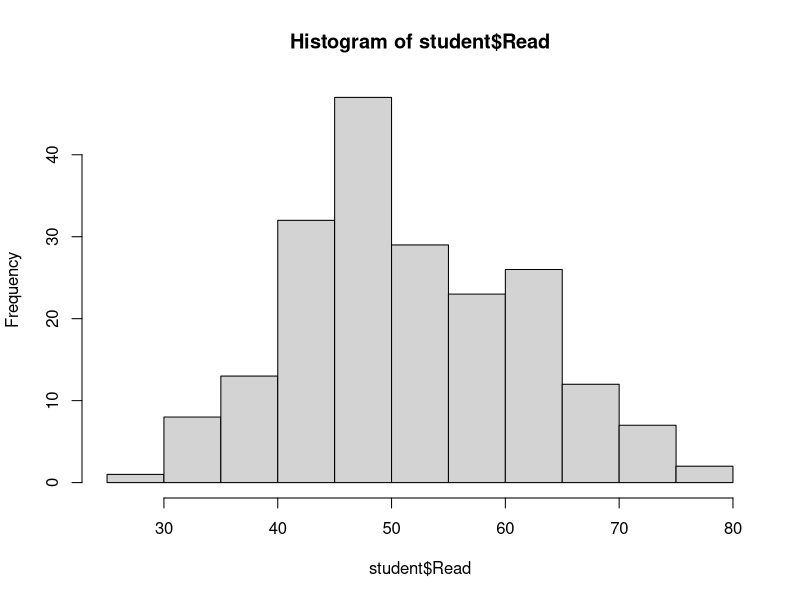
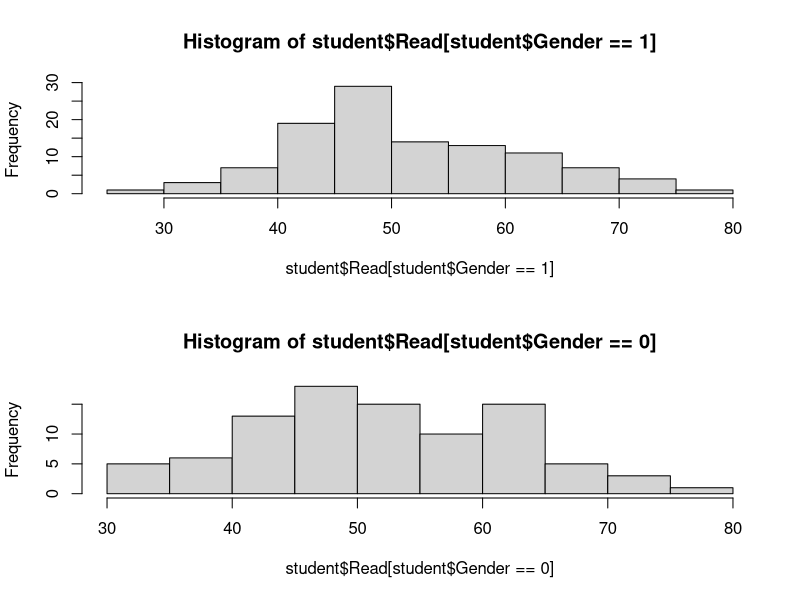

Source code (R) for these figures, in order:
#If skewness of the data lies between -1 and +1 then it is normal data, else it is skewed.
#It is negatively skewed if the data leans towards left and positively skewed if vice versa.
#Kurtosis shows the peak of standard deviation between data points and mean.
#(platykurtic - high peak,mesokurtic- mid peak, lepotokurtic- low or flat peak)

student<-read.csv("students_performance.csv")
str(student)
dim(student)
table(student$Gender) #Frequency count of dataset variables/categories etc. For example, for gender.

#Visualization of numeric data we use histogram, for categorical we use bar chart.
hist(student$Read)

#Checking if data is normal i.e checking kurtosis and skewness.
library(e1071)
library(dplyr)
skewness(student$Read) #Since the value is 0.19 and it is between -1 and +1, it is not skewed for 'Read'.

#To see graphs together use par(mfrow=). In this case we use for displaying both genders against 'Read'.
par(mfrow=c(2,1)) #Viewing as 2 rows and 1 column.
hist(student$Read[student$Gender==1])
hist(student$Read[student$Gender==0])

#Hypothesis testing
#One sample t-test - The one sample t test compares the mean of your sample data to a known value. 
#It is used for comparing the actual mean to the hypothesized mean for showing significant difference in the mean.
#For ex:
#H0: Mean of math is 70
#H1: Mean of math is not 70
#IMP: IF P VALUE IS <0.05, REJECT NULL HYPOTHESIS. ELSE ACCEPT.

t.test(student$Math, mu = 70)
#Since p < 0.05, we accept alternate hypothesis.
